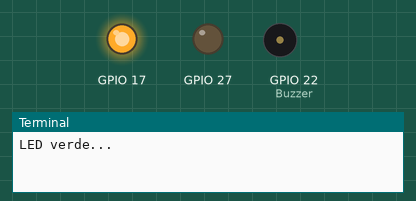
Recording of a program running on a simulated Raspberry Pi (BCM pin numbers). Shown: output pins drawn as LEDs (lit = HIGH), buzzer (waves = sounding, pin HIGH), the last lines printed to the terminal. At 4.6 s the program stops and its outputs stay as they are.

Above: at 0.1 s.
At 2.1 s:
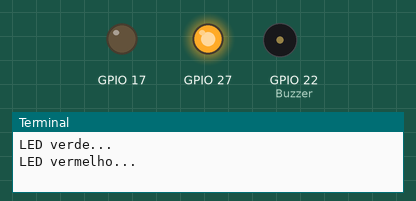
At 4.07 s:
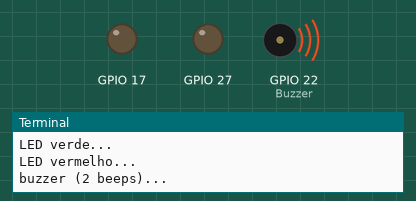
At 4.5 s:
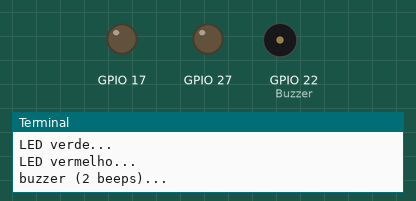
Timing chart, 0 to 6.0 s (numbered marks = the images above):
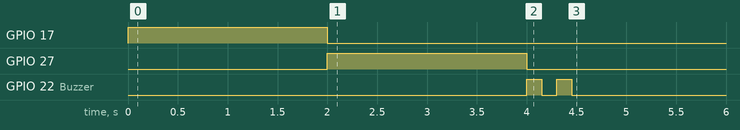

Measured:
- by itself, GPIO 17: LOW → HIGH at 0.00 s, → LOW 2.0 s later
- by itself, GPIO 27: LOW → HIGH at 2.0 s, → LOW 2.0 s later
- by itself, GPIO 22 (Buzzer): LOW → HIGH at 4.0 s, → LOW 0.15 s later, → HIGH 0.15 s later, → LOW 0.15 s later, … (4 changes in this stretch)

The program:

hw_smoke.py
```python
"""Smoke de hardware: valida a fiação ANTES de subir o serviço.

Rodar NO PI:  ~/catraca/venv/bin/python ~/catraca/hw_smoke.py
Esperado: LED verde 2s, LED vermelho 2s, 2 beeps. Se algo não acontecer,
revisar a fiação (verde=GPIO17/pino 11, vermelho=GPIO27/pino 13, buzzer=GPIO22/pino 15).
"""
import time

from gpiozero import LED, Buzzer

green, red, buzzer = LED(17), LED(27), Buzzer(22)

print("LED verde...")
green.on(); time.sleep(2); green.off()
print("LED vermelho...")
red.on(); time.sleep(2); red.off()
print("buzzer (2 beeps)...")
buzzer.beep(on_time=0.15, off_time=0.15, n=2, background=False)
print("ok — se você viu verde, vermelho e ouviu 2 beeps, a fiação está certa")
```
